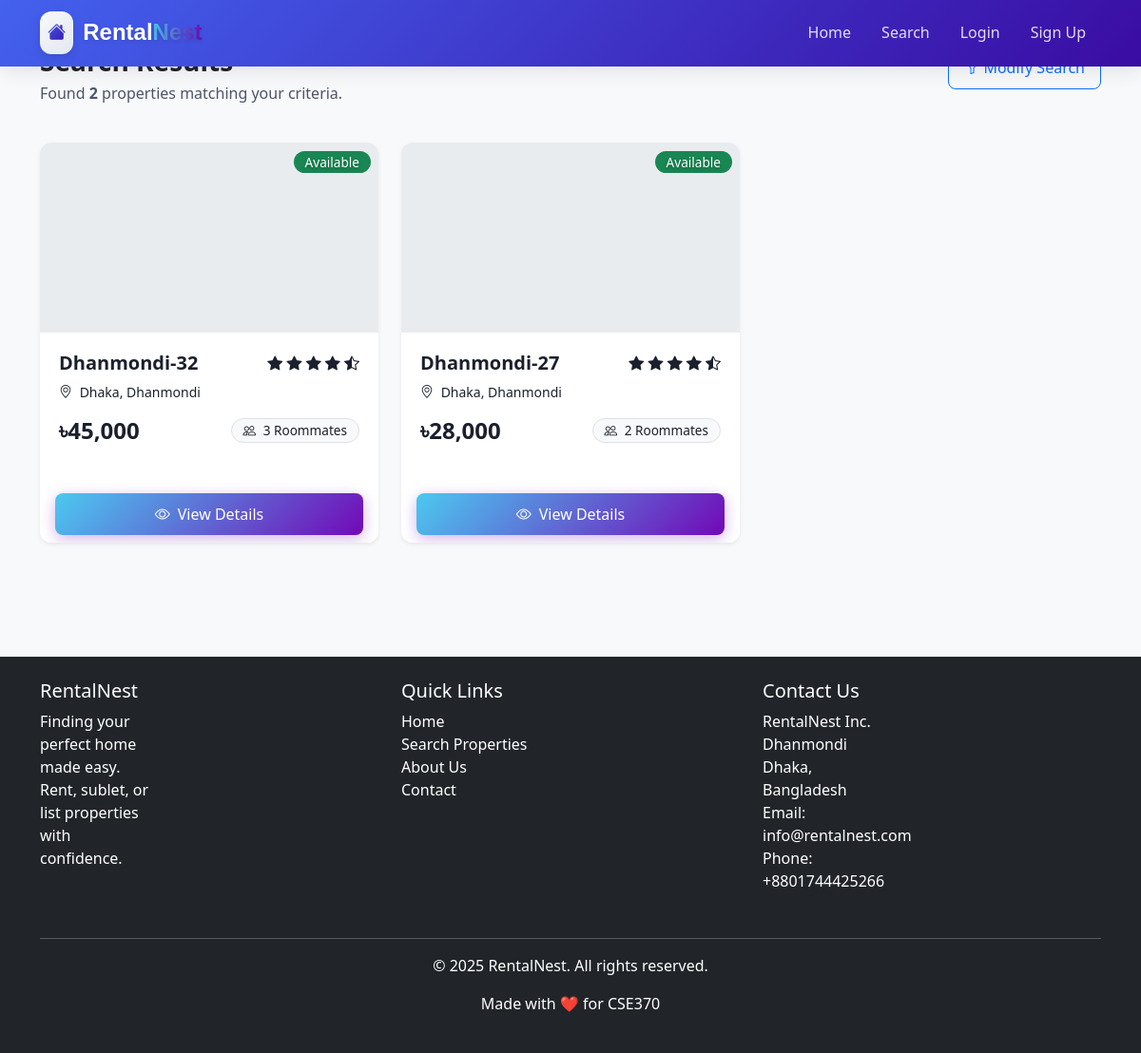
Page /search_results.php?area=Dhanmondi on the committed database.
### tables this page shows
CREATE TABLE `flat` (
  `f_id` int(11) NOT NULL,
  `availability` tinyint(1) NOT NULL,
  `district` varchar(50) DEFAULT NULL,
  `street` varchar(100) DEFAULT NULL,
  `area` varchar(50) DEFAULT NULL,
  `description` text DEFAULT NULL,
  `members_count` int(11) DEFAULT NULL,
  `price` int(11) DEFAULT NULL,
  `date_posted` date DEFAULT NULL,
  `owner_id` int(11) DEFAULT NULL
);

### search_results.php (the view, shortened to what this page needs)
<?php
include 'config.php';
$area = $_GET['area'] ?? '';
$sql = "SELECT f.* FROM flat f WHERE 1=1";
$params = [];
if (!empty($area)) {
    $sql .= " AND f.area LIKE ?";
    $params[] = "%" . $area . "%";
}
$stmt = $pdo->prepare($sql);
$stmt->execute($params);
$properties = $stmt->fetchAll();
$total_properties = count($properties);
?>
<!DOCTYPE html>
<html lang="en">
<head>
    <link href="https://cdn.jsdelivr.net/npm/bootstrap@5.3.0/dist/css/bootstrap.min.css" rel="stylesheet">
    <link rel="stylesheet" href="https://cdn.jsdelivr.net/npm/bootstrap-icons@1.10.0/font/bootstrap-icons.css">
    <link rel="stylesheet" href="style.css">
</head>
<body>
    <?php include 'header.php'; ?>
    <div class="container py-5">
        <div class="row mb-4">
            <div class="col-md-8">
                <h2 class="h3 fw-bold mb-1">Search Results</h2>
                <p class="text-muted">
                    <?php if ($total_properties > 0): ?>
                        Found <span class="fw-bold"><?= $total_properties ?></span> properties matching your criteria.
                    <?php else: ?>
                        No properties found matching your criteria.
                    <?php endif; ?>
                </p>
            </div>
            <div class="col-md-4 text-md-end">
                <a href="search.php" class="btn btn-outline-primary">
                    <i class="bi bi-funnel me-1"></i>Modify Search
                </a>
            </div>
        </div>
        <?php if ($total_properties > 0): ?>
            <div class="row">
                <?php foreach ($properties as $property): ?>
                    <div class="col-md-4 mb-4">
                        <div class="card h-100 property-card border-0 shadow-sm">
                            <div class="property-image" style="background-image: url('https://images.unsplash.com/photo-1522708323590-d24dbb6b0267?ixlib=rb-4.0.3&auto=format&fit=crop&w=600&q=80');">
                                <div class="position-absolute top-0 end-0 m-2">
                                    <span class="badge bg-<?= $property['availability'] ? 'success' : 'secondary' ?>">
                                        <?= $property['availability'] ? 'Available' : 'Not Available' ?>
                                    </span>
                                </div>
                            </div>
                            <div class="card-body">
                                <div class="d-flex justify-content-between align-items-start mb-2">
                                    <h5 class="card-title h5 fw-bold mb-0"><?= htmlspecialchars($property['area']) ?></h5>
                                    <div class="text-warning">
                                        <i class="bi bi-star-fill"></i>
                                        <i class="bi bi-star-fill"></i>
                                        <i class="bi bi-star-fill"></i>
                                        <i class="bi bi-star-fill"></i>
                                        <i class="bi bi-star-half"></i>
                                    </div>
                                </div>
                                <p class="card-text text-muted small mb-2">
                                    <i class="bi bi-geo-alt me-1"></i>
                                    <?= htmlspecialchars($property['district']) ?>, <?= htmlspecialchars($property['street']) ?>
                                </p>
                                <div class="d-flex justify-content-between align-items-center mt-3">
                                    <h4 class="text-primary fw-bold mb-0">৳<?= number_format($property['price']) ?></h4>
                                    <span class="badge bg-light text-dark border">
                                        <i class="bi bi-people me-1"></i>
                                        <?= htmlspecialchars($property['members_count']) ?> Roommates
                                    </span>
                                </div>
                            </div>
                            <div class="card-footer bg-white border-top-0">
                                <a href="property_details.php?f_id=<?= $property['f_id'] ?>" class="btn btn-primary w-100">
                                    <i class="bi bi-eye me-2"></i>View Details
                                </a>
                            </div>
                        </div>
                    </div>
                <?php endforeach; ?>
            </div>
        <?php endif; ?>
    </div>
    <?php include 'footer.php'; ?>
</body>
</html>

### style.css (style rules this page uses)
:root { --primary: #0d6efd; --primary-dark: #0b5ed7; --secondary: #6c757d; --success: #198754; --info: #0dcaf0; --warning: #ffc107; --danger: #dc3545; --light: #f8f9fa; --dark: #212529; }
body { font-family: 'Segoe UI', Tahoma, Geneva, Verdana, sans-serif; background-color: #f8f9fa; min-height: 100vh; padding-top: 0; padding-bottom: 0; color: #212529; }
.card { border-radius: 12px; overflow: hidden; box-shadow: 0 4px 20px rgba(0, 0, 0, 0.08); transition: all 0.3s ease; border: none; margin-bottom: 24px; }
.card-body { padding: 20px; }
.btn { border-radius: 8px; padding: 10px 16px; font-weight: 500; transition: all 0.2s ease; }
.btn-primary { background-color: var(--primary); border-color: var(--primary); }
.btn-outline-primary { color: var(--primary); border-color: var(--primary); }
.property-card { height: 100%; display: flex; flex-direction: column; }
.property-card .card-body { flex: 1; }
.property-image { height: 200px; background-color: #e9ecef; background-size: cover; background-position: center; display: flex; align-items: center; justify-content: center; color: white; font-weight: bold; text-shadow: 0 2px 4px rgba(0,0,0,0.3); }
.badge { padding: 5px 12px; font-size: 0.85rem; border-radius: 20px; font-weight: 500; }
.text-muted, .text-secondary, .text-gray, .text-light { color: #4a5568 !important; opacity: 1 !important; }
.card-body * { color: #1a202c !important; }
.text-dark { color: #1a202c !important; }
* { text-rendering: optimizeLegibility !important; -webkit-font-smoothing: antialiased !important; -moz-osx-font-smoothing: grayscale !important; }

### header.php (style rules this page uses)
.btn-primary { background: linear-gradient(135deg, #4cc9f0, #7209b7) !important; border: none; transition: all 0.3s ease; box-shadow: 0 4px 15px rgba(114, 9, 183, 0.3); }

### rows in the picture
flat: availability "Available", area "Dhanmondi-32", district "Dhaka", street "Dhanmondi", price "45,000", members_count "3"
flat: availability "Available", area "Dhanmondi-27", district "Dhaka", street "Dhanmondi", price "28,000", members_count "2"

### other values in the picture
$total_properties "2"
